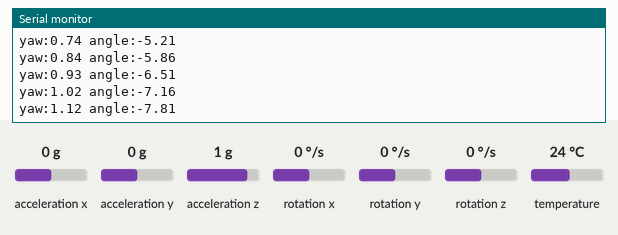
Recording of a sketch running on a simulated Arduino Uno, built with avr-gcc and run on an emulated ATmega328P. On the bench: the last lines printed to the serial monitor. The test bench sets the inputs (shaded band); at power-on: rotation x 0 °/s, acceleration x 0 g, acceleration y 0 g, acceleration z 1 g, rotation y 0 °/s, rotation z 0 °/s, temperature 24 °C.

Above: at 1.2 s.
1.3 s: rotation x set to -192 °/s
At 1.35 s:
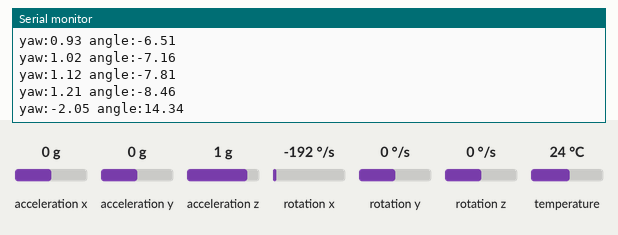
2.8 s: rotation x set to -100 °/s
At 2.9 s:
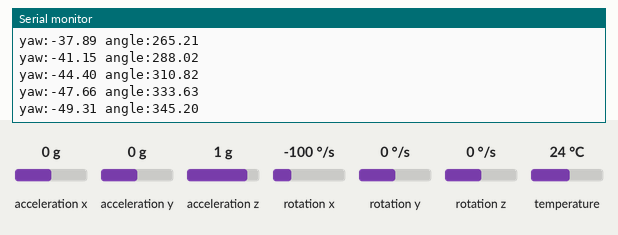
Timing chart, 0 to 5.8 s (numbered marks = the images above; inputs shaded):
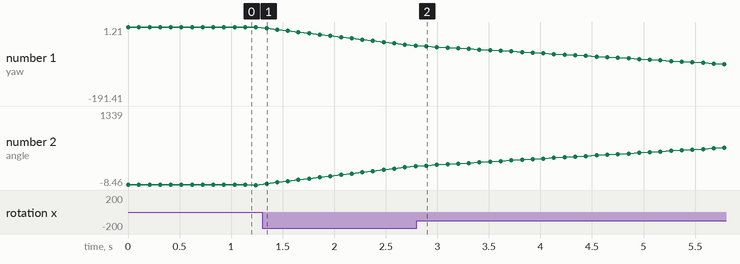

The sketch:

mpu6050_find_yaw.ino
```cpp
#include <Wire.h>
#include <Adafruit_MPU6050.h>

Adafruit_MPU6050 mpu;
static float accumulated_yaw=0.0;
static float yaw_correction=0.093; /* Sync this value with your device */
static float yaw_to_degree_const=7; /* Sync this value with your device */

void setup() {
  Serial.begin(9600);
  /* wait for serial */
  while (!Serial)
    delay(10);

  Wire.begin();
  if (!mpu.begin()) {
    Serial.println("MPU6050 not found!");
    while (1);
  }

  /* Accelerometer range */
  mpu.setAccelerometerRange(MPU6050_RANGE_2_G);

  /* Gyro range in degree */
  mpu.setGyroRange(MPU6050_RANGE_250_DEG);

  /* Filter bandwidth */
  mpu.setFilterBandwidth(MPU6050_BAND_21_HZ);
}

void loop() {
    sensors_event_t accel, gyro, temp;
    mpu.getEvent(&accel, &gyro , &temp);

    accumulated_yaw+=(gyro.gyro.x)+yaw_correction;
    float angle=-accumulated_yaw*yaw_to_degree_const;

    Serial.print("yaw:");
    Serial.print(accumulated_yaw);
    Serial.print(" angle:");
    Serial.println(angle);

    delay(100); /* Minimum interval between reading */
}
```

Measured:
- after the input at 1.3 s, the serial monitor: prints a new line at once (image 1)
- plotted number 1: 1.21 → -47.66 after the input at 1.3 s
- plotted number 2: -8.46 → 333.63 after the input at 1.3 s
